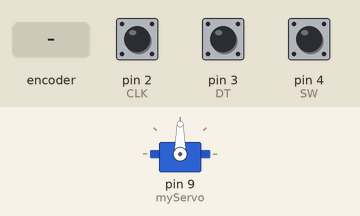
Simulated run of this sketch. Board: Arduino Uno, built with avr-gcc and run on an emulated ATmega328P. Parts: servo. The inputs (shaded band) are chosen by the test bench; at power-on: pin 4 (SW) HIGH, pin 2 (CLK) HIGH, pin 3 (DT) HIGH. What the sketch prints to the serial monitor is not drawn.

Above: at 1.2 s.
1.3 s: rotary encoder on pin 2 (CLK) / pin 3 (DT) turned 3 steps (first pin leading)
4.3 s: pin 4 (SW) pulled LOW for 0.15 s
Timing chart, 0 to 7.3 s (numbered marks = the images above; inputs shaded):
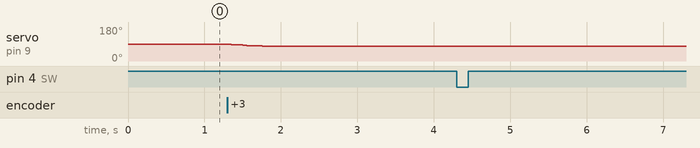

Measured:
- after the input at 1.3 s, servo on pin 9 (myServo): 90° → 86° at once, → 82° 0.20 s later, → 79° 0.20 s later
- after the input at 4.3 s, every drawn part: stays the same

The sketch:

servo_pot.ino
```cpp
#include <Servo.h>

#define CLK 2  // Rotary encoder CLK pin
#define DT 3   // Rotary encoder DT pin
#define SW 4   // Rotary encoder switch pin (optional)

Servo myServo;
int currentPos = 90;  // Initial servo position
int lastStateCLK;
int counter = 0;

void setup() {
  pinMode(CLK, INPUT);
  pinMode(DT, INPUT);
  pinMode(SW, INPUT_PULLUP);  // Switch pin with pull-up resistor

  myServo.attach(9);
  myServo.write(currentPos);

  lastStateCLK = digitalRead(CLK);  // Initialize last state

  Serial.begin(9600);  // Debugging
}

void loop() {
  // Check for rotation
  int currentStateCLK = digitalRead(CLK);

  if (currentStateCLK != lastStateCLK) {
    // Determine direction by comparing DT and CLK
    counter += (digitalRead(DT) == currentStateCLK) ? 1 : -1;

    // Map the counter value to a range for servo (0-180)
    currentPos = constrain(map(counter, -50, 50, 0, 180), 0, 180);
    myServo.write(currentPos);

    Serial.print("Position: ");
    Serial.println(currentPos);
  }

  lastStateCLK = currentStateCLK;  // Update the last state

  // Optional button press check
  if (digitalRead(SW) == LOW) {
    Serial.println("Button Pressed");
    delay(500);  // Simple debounce
  }

  delay(5);  // Reduced delay for faster response
}
```
